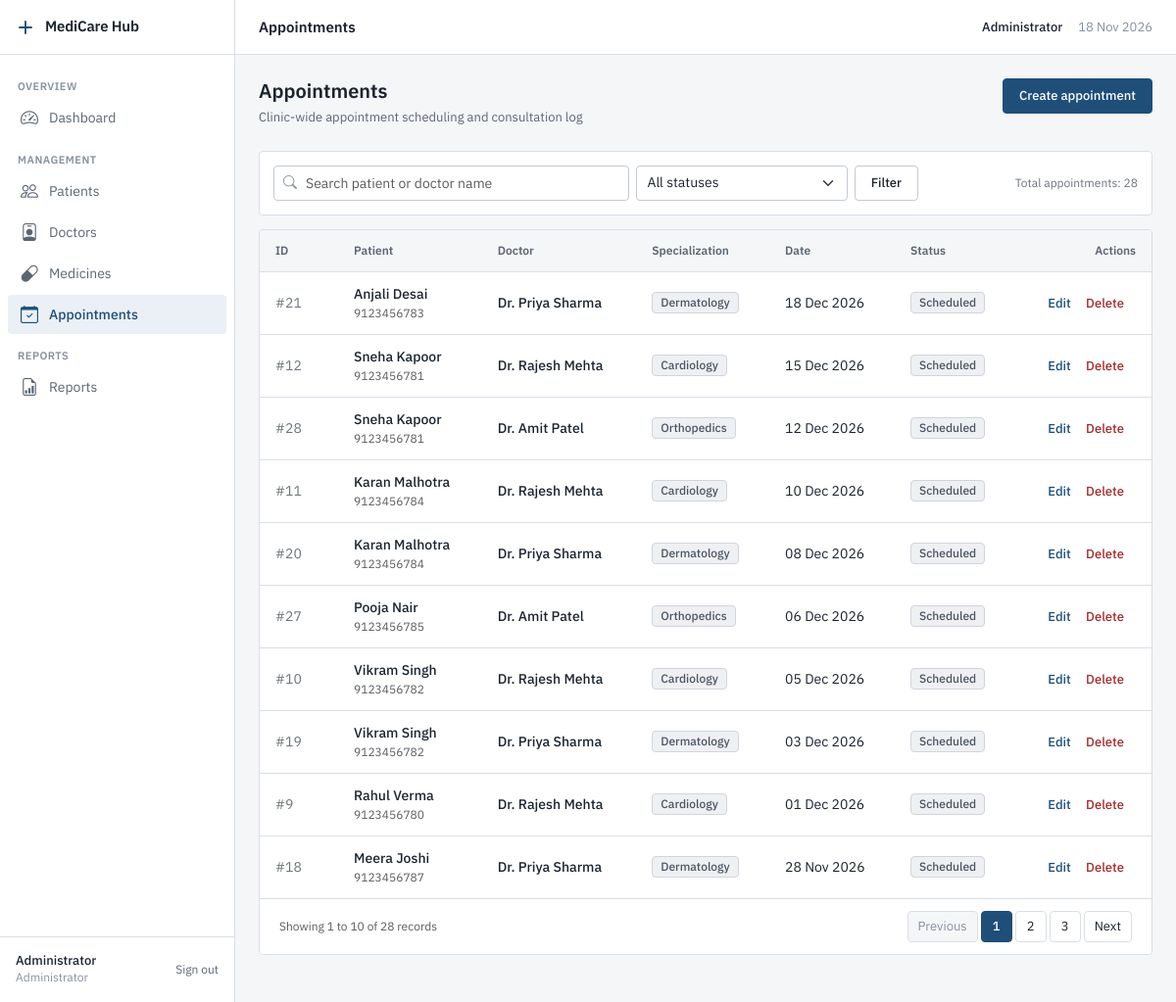
The page /admin/appointments.php (signed in) on the database its author committed.
### tables this page shows
CREATE TABLE Appointment (
    appointment_id INT AUTO_INCREMENT PRIMARY KEY,
    patient_id INT NOT NULL,
    doctor_id INT NOT NULL,
    appointment_date DATE NOT NULL,
    status ENUM('Scheduled','Completed','Cancelled') DEFAULT 'Scheduled',
    FOREIGN KEY (patient_id) REFERENCES Patient(patient_id) ON DELETE CASCADE,
    FOREIGN KEY (doctor_id) REFERENCES Doctor(doctor_id) ON DELETE CASCADE
);

CREATE TABLE Patient (
    patient_id INT AUTO_INCREMENT PRIMARY KEY,
    name VARCHAR(100) NOT NULL,
    age INT NOT NULL,
    gender ENUM('Male','Female','Other') NOT NULL,
    phone VARCHAR(20) NOT NULL
);

CREATE TABLE Doctor (
    doctor_id INT AUTO_INCREMENT PRIMARY KEY,
    name VARCHAR(100) NOT NULL,
    specialization VARCHAR(100) NOT NULL,
    phone VARCHAR(20) NOT NULL
);

### admin/appointments.php (the view, shortened to what this page needs)
<?php
require_once __DIR__ . '/../config/db.php';
require_once __DIR__ . '/../includes/functions.php';
$search = trim($_GET['search'] ?? '');
$whereConditions = [];
$params = [];
$whereClause = !empty($whereConditions) ? ' WHERE ' . implode(' AND ', $whereConditions) : '';
$countSql = "SELECT COUNT(*)
             FROM Appointment a
             JOIN Patient p ON a.patient_id = p.patient_id
             JOIN Doctor d ON a.doctor_id = d.doctor_id
             $whereClause";
$pagination = paginate($pdo, $countSql, $params, 10);
$sql = "SELECT a.*, p.name AS patient_name, p.phone AS patient_phone, d.name AS doctor_name, d.specialization
        FROM Appointment a
        JOIN Patient p ON a.patient_id = p.patient_id
        JOIN Doctor d ON a.doctor_id = d.doctor_id
        $whereClause
        ORDER BY a.appointment_date DESC, a.appointment_id DESC
        LIMIT " . $pagination['offset'] . ", 10";
$stmt = $pdo->prepare($sql);
$stmt->execute($params);
$appointments = $stmt->fetchAll();
require_once __DIR__ . '/../includes/header.php';
?>
<div class="page-header">
    <div>
        <h1 class="page-title">Appointments</h1>
        <p class="page-description">Clinic-wide appointment scheduling and consultation log</p>
    </div>
    <a href="/medicarehub/admin/appointment_form.php" class="btn btn-primary">Create appointment</a>
</div>
<div class="card mb-3">
    <div class="card-body p-3">
        <form method="GET" action="/medicarehub/admin/appointments.php" class="row g-2 align-items-center">
            <div class="col-md-5">
                <div class="search-input-group">
                    <input type="text" name="search" class="form-control" placeholder="Search patient or doctor name" value="<?php echo e($search); ?>">
                </div>
            </div>
            <div class="col-md-3">
                <select name="status" class="form-select" onchange="this.form.submit()">
                    <option value="">All statuses</option>
                </select>
            </div>
            <div class="col-auto">
                <button type="submit" class="btn btn-secondary">Filter</button>
            </div>
            <div class="col-auto ms-auto text-secondary small tabular-nums">
                Total appointments: <?php echo $pagination['total_records']; ?>
            </div>
        </form>
    </div>
</div>
<div class="table-container">
    <div class="table-responsive">
        <table class="table align-middle">
            <thead>
                <tr>
                    <th style="width: 80px;">ID</th>
                    <th>Patient</th>
                    <th>Doctor</th>
                    <th>Specialization</th>
                    <th>Date</th>
                    <th>Status</th>
                    <th class="text-end" style="width: 140px;">Actions</th>
                </tr>
            </thead>
            <tbody>
                <?php if (empty($appointments)): ?>
                    <tr>
                        <td colspan="7" class="text-center py-4 text-muted">No appointments found matching current criteria.</td>
                    </tr>
                <?php else: ?>
                    <?php foreach ($appointments as $a): ?>
                        <?php
                        $badgeClass = match ($a['status']) {
                            'Completed' => 'badge-status-completed',
                            'Cancelled' => 'badge-status-cancelled',
                            default     => 'badge-status-scheduled',
                        };
                        ?>
                        <tr>
                            <td class="text-secondary tabular-nums">#<?php echo e((string)$a['appointment_id']); ?></td>
                            <td>
                                <div class="fw-medium"><?php echo e($a['patient_name']); ?></div>
                                <div class="text-muted small tabular-nums"><?php echo e($a['patient_phone']); ?></div>
                            </td>
                            <td class="fw-medium"><?php echo e($a['doctor_name']); ?></td>
                            <td>
                                <span class="badge badge-status badge-status-neutral"><?php echo e($a['specialization']); ?></span>
                            </td>
                            <td class="tabular-nums"><?php echo formatDate($a['appointment_date']); ?></td>
                            <td>
                                <span class="badge <?php echo $badgeClass; ?>"><?php echo e($a['status']); ?></span>
                            </td>
                            <td class="text-end">
                                <a href="/medicarehub/admin/appointment_form.php?id=<?php echo $a['appointment_id']; ?>" class="table-action-link">Edit</a>
                                <button type="button" class="table-action-link text-danger border-0 bg-transparent p-0" data-bs-toggle="modal" data-bs-target="#deleteModal" data-action="/medicarehub/admin/appointments.php" data-id="<?php echo $a['appointment_id']; ?>" data-name="Appointment #<?php echo $a['appointment_id']; ?>">Delete</button>
                            </td>
                        </tr>
                    <?php endforeach; ?>
                <?php endif; ?>
            </tbody>
        </table>
    </div>
    <?php if ($pagination['total_pages'] > 1): ?>
        <?php
        $queryParams = [];
        $pageUrl = '/medicarehub/admin/appointments.php' . (!empty($queryParams) ? '?' . http_build_query($queryParams) : '');
        ?>
        <div class="card-footer d-flex justify-content-between align-items-center flex-wrap gap-2">
            <span class="text-muted small tabular-nums">Showing <?php echo ($pagination['offset'] + 1); ?> to <?php echo min($pagination['offset'] + 10, $pagination['total_records']); ?> of <?php echo $pagination['total_records']; ?> records</span>
            <?php echo renderPagination($pagination['total_pages'], $pagination['current_page'], $pageUrl); ?>
        </div>
    <?php endif; ?>
</div>
<?php require_once __DIR__ . '/../includes/footer.php'; ?>

### rows shown on the page
appointment: appointment_id "21", patient.name "Anjali Desai", patient.phone "9123456783", doctor.name "Dr. Priya Sharma", doctor.specialization "Dermatology", appointment_date "18 Dec 2026", status "Scheduled"
appointment: appointment_id "12", patient.name "Sneha Kapoor", patient.phone "9123456781", doctor.name "Dr. Rajesh Mehta", doctor.specialization "Cardiology", appointment_date "15 Dec 2026", status "Scheduled"
appointment: appointment_id "28", patient.name "Sneha Kapoor", patient.phone "9123456781", doctor.name "Dr. Amit Patel", doctor.specialization "Orthopedics", appointment_date "12 Dec 2026", status "Scheduled"
appointment: appointment_id "11", patient.name "Karan Malhotra", patient.phone "9123456784", doctor.name "Dr. Rajesh Mehta", doctor.specialization "Cardiology", appointment_date "10 Dec 2026", status "Scheduled"
appointment: appointment_id "20", patient.name "Karan Malhotra", patient.phone "9123456784", doctor.name "Dr. Priya Sharma", doctor.specialization "Dermatology", appointment_date "08 Dec 2026", status "Scheduled"
appointment: appointment_id "27", patient.name "Pooja Nair", patient.phone "9123456785", doctor.name "Dr. Amit Patel", doctor.specialization "Orthopedics", appointment_date "06 Dec 2026", status "Scheduled"
appointment: appointment_id "10", patient.name "Vikram Singh", patient.phone "9123456782", doctor.name "Dr. Rajesh Mehta", doctor.specialization "Cardiology", appointment_date "05 Dec 2026", status "Scheduled"
appointment: appointment_id "19", patient.name "Vikram Singh", patient.phone "9123456782", doctor.name "Dr. Priya Sharma", doctor.specialization "Dermatology", appointment_date "03 Dec 2026", status "Scheduled"
appointment: appointment_id "9", patient.name "Rahul Verma", patient.phone "9123456780", doctor.name "Dr. Rajesh Mehta", doctor.specialization "Cardiology", appointment_date "01 Dec 2026", status "Scheduled"
appointment: appointment_id "18", patient.name "Meera Joshi", patient.phone "9123456787", doctor.name "Dr. Priya Sharma", doctor.specialization "Dermatology", appointment_date "28 Nov 2026", status "Scheduled"

### other values the page prints
$sectionTitle "OVERVIEW"
$item['label'] "Dashboard"
$sectionTitle "MANAGEMENT"
$item['label'] "Patients"
$item['label'] "Doctors"
$item['label'] "Medicines"
$item['label'] "Appointments"
$sectionTitle "REPORTS"
$item['label'] "Reports"
$userName "Administrator"
$pageTitle "Appointments"
$_SESSION['user_name'] "Administrator"
$pagination['total_records'] "28"
$pagination['offset'] + 1 "1"
min($pagination['offset'] + 10, $pagination['total_records']) "10"
